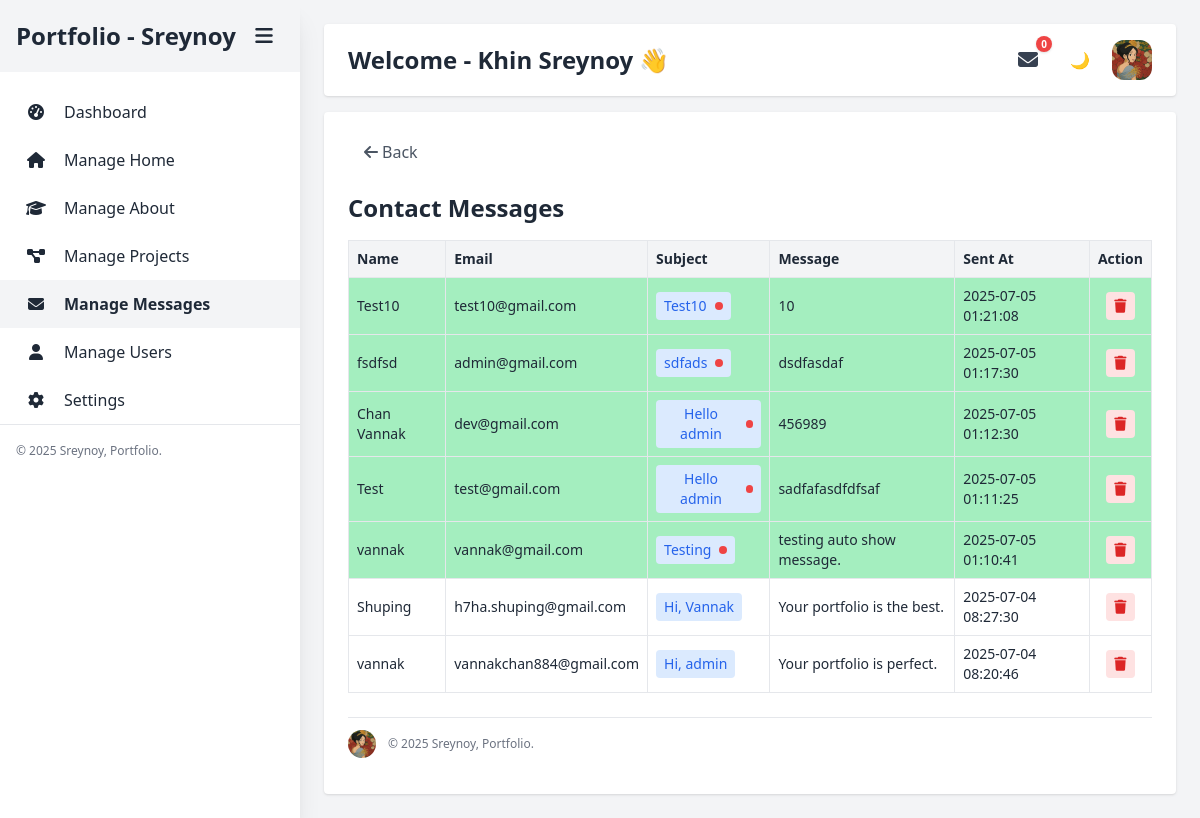
The page /messages.php (signed in) on the database its author committed.
### tables this page shows
CREATE TABLE IF NOT EXISTS `users` (
  `id` int NOT NULL AUTO_INCREMENT,
  `username` varchar(50) NOT NULL,
  `email` varchar(100) NOT NULL,
  `password` varchar(255) DEFAULT NULL,
  `full_name` varchar(100) DEFAULT NULL,
  `user_profile` varchar(255) DEFAULT NULL,
  `role` varchar(20) DEFAULT NULL,
  `created_at` timestamp NULL DEFAULT CURRENT_TIMESTAMP,
  `updated_at` timestamp NULL DEFAULT CURRENT_TIMESTAMP ON UPDATE CURRENT_TIMESTAMP,
  `is_default_admin` tinyint(1) DEFAULT '0',
  PRIMARY KEY (`id`),
  UNIQUE KEY `email` (`email`)
);

CREATE TABLE IF NOT EXISTS `messages` (
  `id` int NOT NULL AUTO_INCREMENT,
  `name` varchar(100) DEFAULT NULL,
  `email` varchar(100) DEFAULT NULL,
  `subject` varchar(255) DEFAULT NULL,
  `message` text,
  `reply` text,
  `replied_at` datetime DEFAULT NULL,
  `is_read` tinyint(1) DEFAULT '0',
  `sent_at` timestamp NULL DEFAULT CURRENT_TIMESTAMP,
  PRIMARY KEY (`id`)
);

### messages.php (the view, shortened to what this page needs)
<?php
require_once 'includes/header.php';
$allMessagesResult = $conn->query("SELECT * FROM messages ORDER BY sent_at DESC");
?>
<div class="flex min-h-screen">
    <?php include 'includes/sidebar.php'; ?>
    <main class="flex-1 p-6">
        <?php include 'includes/topbar.php'; ?>
        <div class="max-w-full mx-auto bg-white dark:bg-gray-800 p-6 rounded shadow">
            <?php include 'components/back-button.php'; ?>
            <div class="overflow-x-auto my-6">
                <h2 class="text-2xl font-bold mb-4">Contact Messages</h2>
                <table class="w-full border border-collape text-sm">
                    <thead class="bg-gray-100 dark:bg-gray-700 text-left">
                        <tr>
                            <th class="p-2 border dark:border-gray-600">Name</th>
                            <th class="p-2 border dark:border-gray-600">Email</th>
                            <th class="p-2 border dark:border-gray-600">Subject</th>
                            <th class="p-2 border dark:border-gray-600">Message</th>
                            <th class="p-2 border dark:border-gray-600">Sent At</th>
                            <th class="p-2 border dark:border-gray-600">Action</th>
                        </tr>
                    </thead>
                    <tbody>
                        <?php while ($row = $allMessagesResult->fetch_assoc()): ?>
                            <?php $isNew = $row['is_read'] == 0; ?>
                            <tr class="border-b <?= $isNew ? 'bg-green-400/50' : '' ?>">
                                <td class="p-2 border dark:border-gray-600"><?= htmlspecialchars($row['name']) ?></td>
                                <td class="p-2 border dark:border-gray-600"><?= htmlspecialchars($row['email']) ?></td>
                                <td class="p-2 border dark:border-gray-600">
                                    <button onclick="toggleReply(<?= $row['id'] ?>, event)"
                                        class="inline-flex items-center gap-1 text-sm text-blue-600 hover:underline bg-blue-100 dark:bg-blue-800 px-2 py-1 rounded">
                                        <?= htmlspecialchars($row['subject']) ?>
                                        <?php if ($row['is_read'] == 0): ?>
                                            <span class="ml-1 inline-block w-2 h-2 bg-red-500 rounded-full"></span>
                                        <?php endif; ?>
                                    </button>
                                </td>
                                <td class="p-2 border dark:border-gray-600"><?= nl2br(htmlspecialchars($row['message'])) ?>
                                </td>
                                <td class="p-2 border dark:border-gray-600"><?= $row['sent_at'] ?></td>
                                <td class="p-2 border dark:border-gray-600 text-center">
                                    <a href="?delete=<?= $row['id'] ?>" onclick="return confirm('Delete this message?')"
                                        class="inline-block text-sm px-2 py-1 rounded bg-red-100 text-red-600">
                                        <i class="fa-solid fa-trash"></i>
                                    </a>
                                </td>
                            </tr>
                        <?php endwhile; ?>
                    </tbody>
                </table>
            </div>
            <footer class="flex flex-row gap-3 items-center py-3 border-t border-gray-200 dark:border-gray-700">
                <a href="dashboard.php" class="w-7 h-7 rounded-full overflow-hidden flex items-center justify-center focus:outline-none">
                    <img src="<?= htmlspecialchars($userProfile) ?>" alt="Profile" class="w-full h-full object-cover hover:opacity-80">
                </a>
                <span class="text-xs text-gray-500 dark:text-gray-400 capitalize">© <?= date('Y') ?> <?= htmlspecialchars($userName) ?>, Portfolio.</span>
            </footer>
        </div>
    </main>
</div>
<?php include 'includes/footer.php'; ?>

### includes/sidebar.php (shortened to what this page needs)
<?php
$currentPage = basename($_SERVER['PHP_SELF']);
?>
<aside id="sidebar" class="sticky top-0 h-screen bg-white dark:bg-gray-800 shadow-xl transition-all duration-300 ease-in-out overflow-hidden w-1/3 xl:w-1/6 lg:w-1/4">
    <nav>
        <div class="flex items-center justify-between bg-gray-100 dark:bg-gray-700 py-4 px-4">
            <h2 class="menu-title text-2xl font-bold capitalize">Portfolio - <?= htmlspecialchars($userName) ?></h2>
            <button id="toggleSidebar" class="flex items-center justify-center w-10 h-10 hover:bg-gray-300/50 p-2 text-xl rounded-lg" title="Toggle Menu">
                <i class="fas fa-bars"></i>
            </button>
        </div>
        <ul class="mt-4">
            <li>
                <a href="dashboard.php"
                   class="menu-item flex items-center gap-2 py-1 px-4 hover:bg-gray-200 dark:hover:bg-gray-700 block <?= $currentPage === 'dashboard.php' ? 'bg-gray-100 dark:bg-gray-700 font-semibold' : '' ?>">
                   <div class="flex items-center justify-center w-10 h-10"><i class="fas fa-tachometer-alt"></i> </div>
                    <span class="menu-text">Dashboard</span>
                </a>
            </li>
            <li>
                <a href="home.php"
                   class="menu-item flex items-center gap-2 py-1 px-4 hover:bg-gray-200 dark:hover:bg-gray-700 block <?= $currentPage === 'home.php' ? 'bg-gray-100 dark:bg-gray-700 font-semibold' : '' ?>">
                    <div class="flex items-center justify-center w-10 h-10"><i class="fas fa-home"></i> </div>
                    <span class="menu-text">Manage Home</span>
                </a>
            </li>
            <li>
                <a href="about.php"
                   class="menu-item flex items-center gap-2 py-1 px-4 hover:bg-gray-200 dark:hover:bg-gray-700 block <?= $currentPage === 'about.php' ? 'bg-gray-100 dark:bg-gray-700 font-semibold' : '' ?>">
                    <div class="flex items-center justify-center w-10 h-10"><i class="fas fa-graduation-cap"></i> </div>
                    <span class="menu-text">Manage About</span>
                </a>
            </li>
            <li>
                <a href="projects.php"
                   class="menu-item flex items-center gap-2 py-1 px-4 hover:bg-gray-200 dark:hover:bg-gray-700 block <?= $currentPage === 'projects.php' ? 'bg-gray-100 dark:bg-gray-700 font-semibold' : '' ?>">
                    <div class="flex items-center justify-center w-10 h-10"><i class="fas fa-project-diagram"></i> </div>
                    <span class="menu-text">Manage Projects</span>
                </a>
            </li>
            <li>
                <a href="messages.php"
                   class="menu-item flex items-center gap-2 py-1 px-4 hover:bg-gray-200 dark:hover:bg-gray-700 block <?= $currentPage === 'messages.php' ? 'bg-gray-100 dark:bg-gray-700 font-semibold' : '' ?>">
                    <div class="flex items-center justify-center w-10 h-10"><i class="fas fa-envelope"></i> </div>
                    <span class="menu-text">Manage Messages</span>
                </a>
            </li>
            <li>
                <a href="users.php"
                    class="menu-item flex items-center gap-2 py-1 px-4 hover:bg-gray-200 dark:hover:bg-gray-700 block <?= $currentPage === 'users.php' ? 'bg-gray-100 dark:bg-gray-700 font-semibold' : '' ?>">
                    <div class="flex items-center justify-center w-10 h-10"><i class="fas fa-user"></i> </div>
                    <span class="menu-text">Manage Users</span>
                </a>
            </li>
            <li>
                <a href="settings.php"
                    class="menu-item flex items-center gap-2 py-1 px-4 hover:bg-gray-200 dark:hover:bg-gray-700 block <?= $currentPage === 'settings.php' ? 'bg-gray-100 dark:bg-gray-700 font-semibold' : '' ?>">
                    <div class="flex items-center justify-center w-10 h-10"><i class="fa-solid fa-gear"></i> </div>
                    <span class="menu-text">Settings</span>
                </a>
            </li>
        </ul>
    </nav>
    <footer class="py-3 border-t border-gray-200 dark:border-gray-700">
        <span class="menu-text px-4 text-xs text-gray-500 dark:text-gray-400 capitalize">© <?= date('Y') ?> <?= htmlspecialchars($userName) ?>, Portfolio.</span>
    </footer>
</aside>

### includes/topbar.php (shortened to what this page needs)
<header class="sticky top-0 flex justify-between items-center px-6 py-4 mb-4 rounded bg-white dark:bg-gray-800 shadow">
    <h1 class="text-2xl font-bold capitalize">Welcome - <?= htmlspecialchars($siteTitle) ?> 👋</h1>
    <div class="flex gap-3 items-center">
        <div class="relative ml-4">
            <button id="messageToggle"
                class="relative flex items-center justify-center w-10 h-10 p-2 rounded-lg dark:border-gray-600 hover:bg-gray-200 dark:hover:bg-gray-700 focus:outline-none">
                <i class="fas fa-envelope text-xl text-gray-700"></i>
                <span id="unread-badge"
                    class="absolute -top-1 -right-1 w-4 h-4 flex items-center justify-center bg-red-500 text-white text-[10px] font-bold animate-bounce p-1.5 rounded-full leading-none shadow">0</span>
            </button>
        </div>
        <button id="dark-mode-toggle" aria-label="Toggle Dark Mode"
            class="w-10 h-10 p-2 rounded-lg dark:border-gray-600 hover:bg-gray-200 dark:hover:bg-gray-700">
        </button>
        <div class="relative group">
            <button id="topbarProfileDropdownBtn" class="w-10 h-10 rounded-xl overflow-hidden flex items-center justify-center focus:outline-none">
                <?php if ($userProfile): ?>
                    <img src="<?= htmlspecialchars($userProfile) ?>" alt="Profile" class="w-full h-full object-cover">
                <?php else: ?>
                    <span class="text-sm text-white bg-gray-500 w-full h-full flex items-center justify-center">N/A</span>
                <?php endif; ?>
            </button>
        </div>
    </div>
</header>

### rows shown on the page
users: username "Sreynoy", full_name "Khin Sreynoy", user_profile (picture)
messages: name "Test10", email "test10@gmail.com", subject "Test10", is_read 0 (drawn), message "10", sent_at "2025-07-05 01:21:08"
messages: name "fsdfsd", email "admin@gmail.com", subject "sdfads", is_read 0 (drawn), message "dsdfasdaf", sent_at "2025-07-05 01:17:30"
messages: name "Chan Vannak", email "dev@gmail.com", subject "Hello admin", is_read 0 (drawn), message "456989", sent_at "2025-07-05 01:12:30"
messages: name "Test", email "test@gmail.com", subject "Hello admin", is_read 0 (drawn), message "sadfafasdfdfsaf", sent_at "2025-07-05 01:11:25"
messages: name "vannak", email "vannak@gmail.com", subject "Testing", is_read 0 (drawn), message "testing auto show message.", sent_at "2025-07-05 01:10:41"
messages: name "Shuping", email "h7ha.shuping@gmail.com", subject "Hi, Vannak", message "Your portfolio is the best.", sent_at "2025-07-04 08:27:30"
messages: name "vannak", email "vannakchan884@gmail.com", subject "Hi, admin", message "Your portfolio is perfect.", sent_at "2025-07-04 08:20:46"

### other values the page prints
$label "Back"
